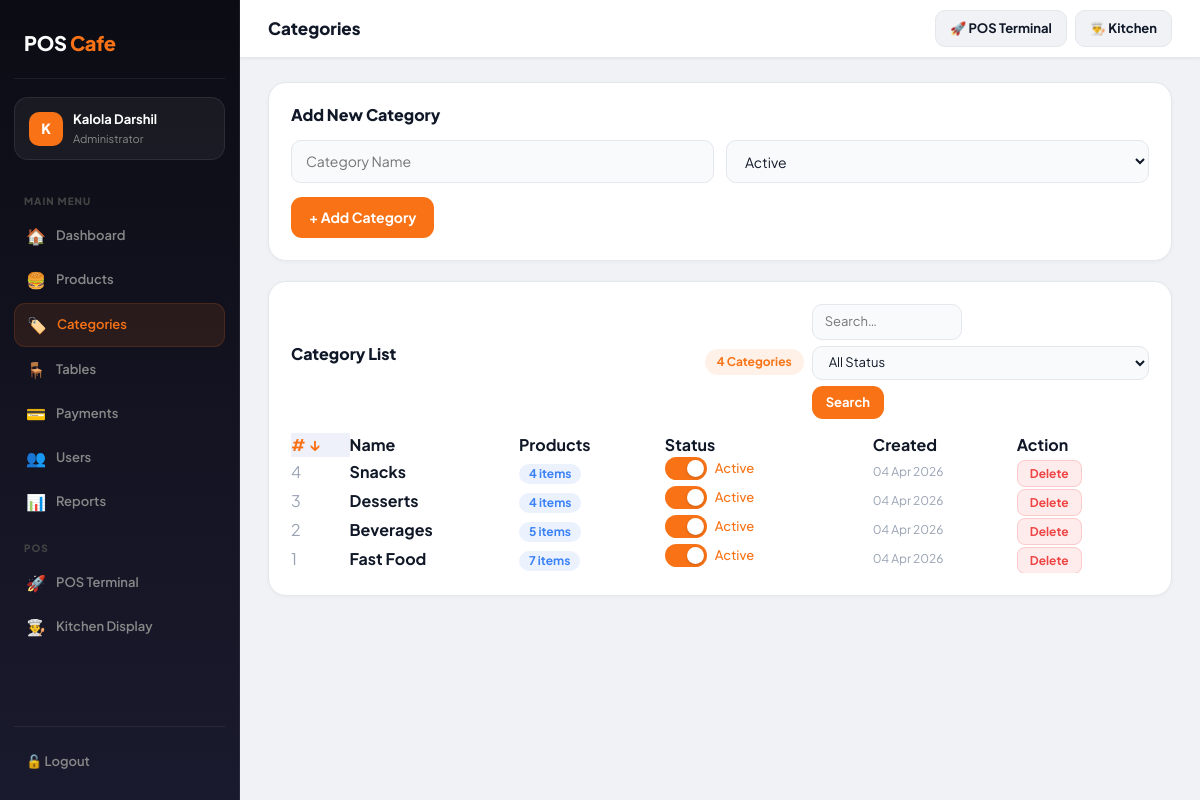
Screenshot of /admin/categories.php (signed in) with the database file from the repository.
### tables this page shows
CREATE TABLE `categories` (
  `id` int(11) NOT NULL,
  `category_name` varchar(100) NOT NULL,
  `status` enum('active','inactive') DEFAULT 'active',
  `created_at` timestamp NOT NULL DEFAULT current_timestamp()
);

### admin/categories.php (the view, shortened to what this page needs)
<?php
include("../config/db.php");
include("layout/header.php");
$csrf = $_SESSION['csrf'];
$allowed = ['category_name','status','created_at','id'];
$sort = safe_sort_col($_GET['sort'] ?? 'id', $allowed, 'id');
$dir  = safe_dir($_GET['dir'] ?? 'DESC');
$search  = trim($_GET['q'] ?? '');
$where_parts = ["1=1"];
$where = implode(" AND ", $where_parts);
$total = (int)mysqli_fetch_row(mysqli_query($conn, "SELECT COUNT(*) FROM categories WHERE $where"))[0];
$page   = max(1, safe_int($_GET['page'] ?? 1));
$offset = ($page - 1) * PER_PAGE_C;
$categories = mysqli_query($conn,
    "SELECT *, (SELECT COUNT(*) FROM products WHERE category_id=categories.id) AS product_count
     FROM categories WHERE $where ORDER BY $sort $dir LIMIT " . PER_PAGE_C . " OFFSET $offset");
?>
<div class="panel">
    <h3>Add New Category</h3>
    <form method="POST">
        <div class="form-grid">
            <input type="text" name="category_name" placeholder="Category Name" required maxlength="100">
            <select name="status">
                <option value="active">Active</option>
            </select>
        </div>
        <div style="margin-top:14px;">
            <button type="submit" name="add_category" class="btn-primary">+ Add Category</button>
        </div>
    </form>
</div>
<div class="panel">
    <div class="table-header">
        <h3>Category List</h3>
        <div style="display:flex;gap:8px;flex-wrap:wrap;align-items:center;">
            <span class="table-count"><?php echo $total; ?> Categories</span>
            <form method="GET" style="display:flex;gap:6px;flex-wrap:wrap;">
                <input type="text" name="q" value="<?php echo h($search); ?>" placeholder="Search…" style="width:150px;padding:7px 12px;font-size:13px;">
                <select name="stat_f" onchange="this.form.submit()" style="padding:7px 12px;font-size:13px;">
                    <option value="">All Status</option>
                </select>
                <button class="btn-primary" style="padding:7px 14px;font-size:13px;">Search</button>
            </form>
        </div>
    </div>
    <div class="table-wrap">
        <table>
            <thead>
                <tr>
                    <?php echo sort_th('id',            '#',        $sort, $dir); ?>
                    <?php echo sort_th('category_name', 'Name',     $sort, $dir); ?>
                    <th>Products</th>
                    <?php echo sort_th('status',        'Status',   $sort, $dir); ?>
                    <?php echo sort_th('created_at',    'Created',  $sort, $dir); ?>
                    <th>Action</th>
                </tr>
            </thead>
            <tbody>
            <?php while ($row = mysqli_fetch_assoc($categories)): ?>
            <tr id="row-<?php echo $row['id']; ?>">
                <td style="color:var(--text3);"><?php echo $row['id']; ?></td>
                <td><strong><?php echo h($row['category_name']); ?></strong></td>
                <td><span class="badge badge-role-staff"><?php echo $row['product_count']; ?> items</span></td>
                <td>
                    <div class="toggle-wrap <?php echo $row['status']==='active'?'tog-on':'tog-off'; ?>"
                         onclick="toggleStatus(<?php echo $row['id']; ?>, this)">
                        <div class="t-track"></div>
                        <span class="t-label"><?php echo $row['status']==='active'?'Active':'Inactive'; ?></span>
                    </div>
                </td>
                <td style="font-size:12px;color:var(--text3);"><?php echo date('d M Y', strtotime($row['created_at'])); ?></td>
                <td>
                    <a class="action-btn delete-btn"
                       href="delete_category.php?id=<?php echo $row['id']; ?>&csrf=<?php echo $csrf; ?>"
                       onclick="return confirm('Delete category? Products using it will lose category.')">Delete</a>
                </td>
            </tr>
            <?php endwhile; ?>
            </tbody>
        </table>
    </div>
</div>
<?php include("layout/footer.php"); ?>

### admin/layout/header.php (style rules this page uses)
*,*::before,*::after { margin:0;padding:0;box-sizing:border-box; }
:root { --primary:#F97316;--primary-dark:#EA6C0A;--primary-dim:rgba(249,115,22,0.1); --sidebar:#0C0C14;--sidebar-border:rgba(255,255,255,0.07); --bg:#F0F2F5;--surface:#FFF;--border:#E4E7EC; --text:#101828;--text2:#667085;--text3:#98A2B3; --success:#12B76A;--danger:#EF4444;--warning:#F59E0B; }
body { font-family:'Plus Jakarta Sans',sans-serif;background:var(--bg);color:var(--text); }
.panel { background:var(--surface);border:1px solid var(--border);border-radius:18px;padding:22px;margin-bottom:20px;box-shadow:0 1px 4px rgba(0,0,0,0.04); }
.panel h3 { font-size:16px;font-weight:800;margin-bottom:16px; }
.form-grid { display:grid;grid-template-columns:1fr 1fr;gap:12px; }
.form-grid input,.form-grid select,.form-grid textarea,textarea,input[type=text],input[type=number],input[type=email],select { width:100%;padding:10px 14px;background:#F8FAFC;border:1px solid var(--border);border-radius:10px; font-family:'Plus Jakarta Sans',sans-serif;font-size:14px;color:var(--text);transition:0.15s; }
.btn-primary { background:var(--primary);color:white;border:none;border-radius:11px;padding:10px 18px;font-family:'Plus Jakarta Sans',sans-serif;font-size:14px;font-weight:700;cursor:pointer;transition:0.15s; }
.table-wrap { overflow-x:auto; }
.table-wrap table { width:100%;border-collapse:collapse; }
.btn-primary { background-color: var(--primary); border-color: var(--primary); }
.table-wrap tr:last-child td { border-bottom:none; }
.action-btn { text-decoration:none;padding:5px 12px;border-radius:8px;font-size:12px;font-weight:700;transition:0.15s;border:none;cursor:pointer;font-family:'Plus Jakarta Sans',sans-serif; }
.delete-btn { background:rgba(239,68,68,0.1);color:var(--danger);border:1px solid rgba(239,68,68,0.2); }
.badge { display:inline-flex;align-items:center;padding:4px 10px;border-radius:999px;font-size:12px;font-weight:700; }
.table-header { display:flex;align-items:center;justify-content:space-between;margin-bottom:14px;flex-wrap:wrap;gap:10px; }
.table-count { font-size:12px;font-weight:700;background:var(--primary-dim);color:var(--primary);padding:4px 12px;border-radius:999px; }
.badge-role-staff { background:rgba(59,130,246,0.1);color:#3B82F6; }

### admin/categories.php (style rules this page uses)
.toggle-wrap { display:inline-flex;align-items:center;gap:8px;cursor:pointer;user-select:none; }
.t-track { width:42px;height:23px;border-radius:99px;position:relative;transition:background 0.25s;flex-shrink:0; }
.t-track::after { content:'';position:absolute;top:3px;left:3px;width:17px;height:17px;background:#fff;border-radius:50%;transition:transform 0.25s;box-shadow:0 1px 3px rgba(0,0,0,0.2); }
.t-label { font-size:13px;font-weight:500;min-width:52px;transition:color 0.25s; }
.tog-on .t-track { background:var(--primary); }
.tog-on .t-track::after { transform:translateX(19px); }
.tog-on .t-label { color:var(--primary); }

### rows the page displays
categories: id "4", category_name "Snacks", product_count "4", status "Active", created_at "04 Apr 2026"
categories: id "3", category_name "Desserts", product_count "4", status "Active", created_at "04 Apr 2026"
categories: id "2", category_name "Beverages", product_count "5", status "Active", created_at "04 Apr 2026"
categories: id "1", category_name "Fast Food", product_count "7", status "Active", created_at "04 Apr 2026"

### other values shown
substr($user_name,0,1) "K"
$user_name "Kalola Darshil"
$n['icon'] "🏠"
$n['label'] "Dashboard"
$n['icon'] "🍔"
$n['label'] "Products"
$n['icon'] "🏷️"
$n['label'] "Categories"
$n['icon'] "🪑"
$n['label'] "Tables"
$n['icon'] "💳"
$n['label'] "Payments"
$n['icon'] "👥"
$n['label'] "Users"
$n['icon'] "📊"
